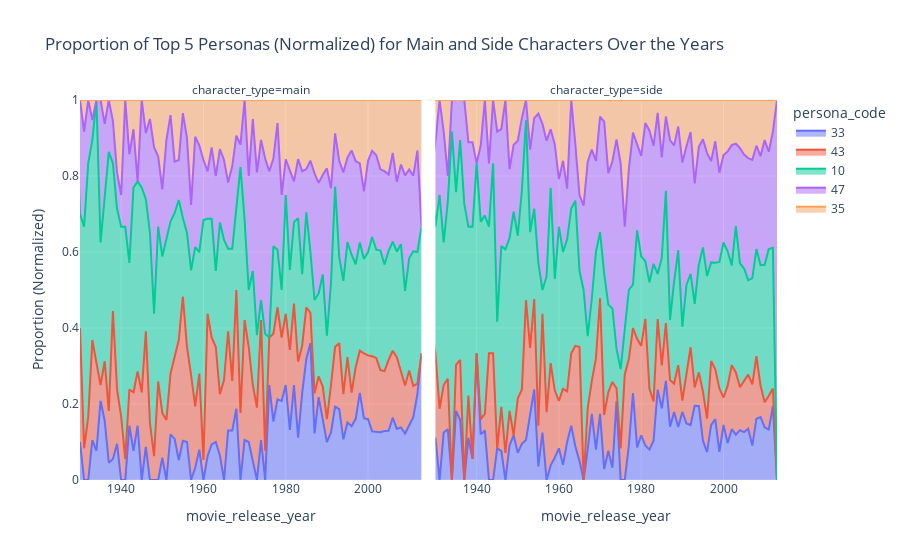

Notebook code for this chart:
### Code cell
import pandas as pd
import plotly.express as px

# Assuming your DataFrame is named "final_persona_char_movie_role"
# Replace 'your_data.csv' with the actual file path or method you use to read your data
# For example: final_persona_char_movie_role = pd.read_csv('your_data.csv')

# Count occurrences for each combination of 'movie_release_year', 'persona_code', and 'character_type'
data_counts = final_persona_char_movie_role.groupby(['movie_release_year', 'persona_code', 'character_type']).size().reset_index(name='count')

# Get the top 5 personas for both main and side characters
top5_main_personas = data_counts[data_counts['character_type'] == 'main'].groupby('persona_code')['count'].sum().nlargest(5).index
top5_side_personas = data_counts[data_counts['character_type'] == 'side'].groupby('persona_code')['count'].sum().nlargest(5).index

# Filter the data for the top 5 personas for both main and side characters
main_top5_data = data_counts[(data_counts['character_type'] == 'main') & (data_counts['persona_code'].isin(top5_main_personas))]
side_top5_data = data_counts[(data_counts['character_type'] == 'side') & (data_counts['persona_code'].isin(top5_side_personas))]

# Combine main and side data
combined_data = pd.concat([main_top5_data, side_top5_data])

# Calculate the total count for each year and character type
total_counts = data_counts.groupby(['movie_release_year', 'character_type'])['count'].sum().reset_index()

# Calculate the proportion of each persona among all 50 personas
data_counts['proportion_all'] = data_counts['count'] / total_counts['count']

# Merge total counts with the combined_data to calculate proportions
combined_data = pd.merge(combined_data, total_counts, on=['movie_release_year', 'character_type'], suffixes=('', '_total'))

# Calculate the proportion of each persona among the top 5 personas
combined_data['proportion'] = combined_data['count'] / combined_data['count_total']

# Normalize the proportions of the top 5 personas to make them sum up to 1
combined_data['proportion_normalized'] = combined_data.groupby(['movie_release_year', 'character_type'])['proportion'].transform(lambda x: x / x.sum())

# Create a stacked area chart with central alignment
fig = px.area(
    combined_data,
    x='movie_release_year',
    y='proportion_normalized',
    color='persona_code',
    facet_col='character_type',
    facet_col_wrap=2,  # Set the number of columns in the facet grid
    labels={'proportion_normalized': 'Proportion (Normalized)'},
    title='Proportion of Top 5 Personas (Normalized) for Main and Side Characters Over the Years',
    range_x=[1930, combined_data['movie_release_year'].max()],  # Set the starting point of the x-axis
    range_y=[0, 1]  # Set the y-axis range
)

# Show the chart
fig.show()
